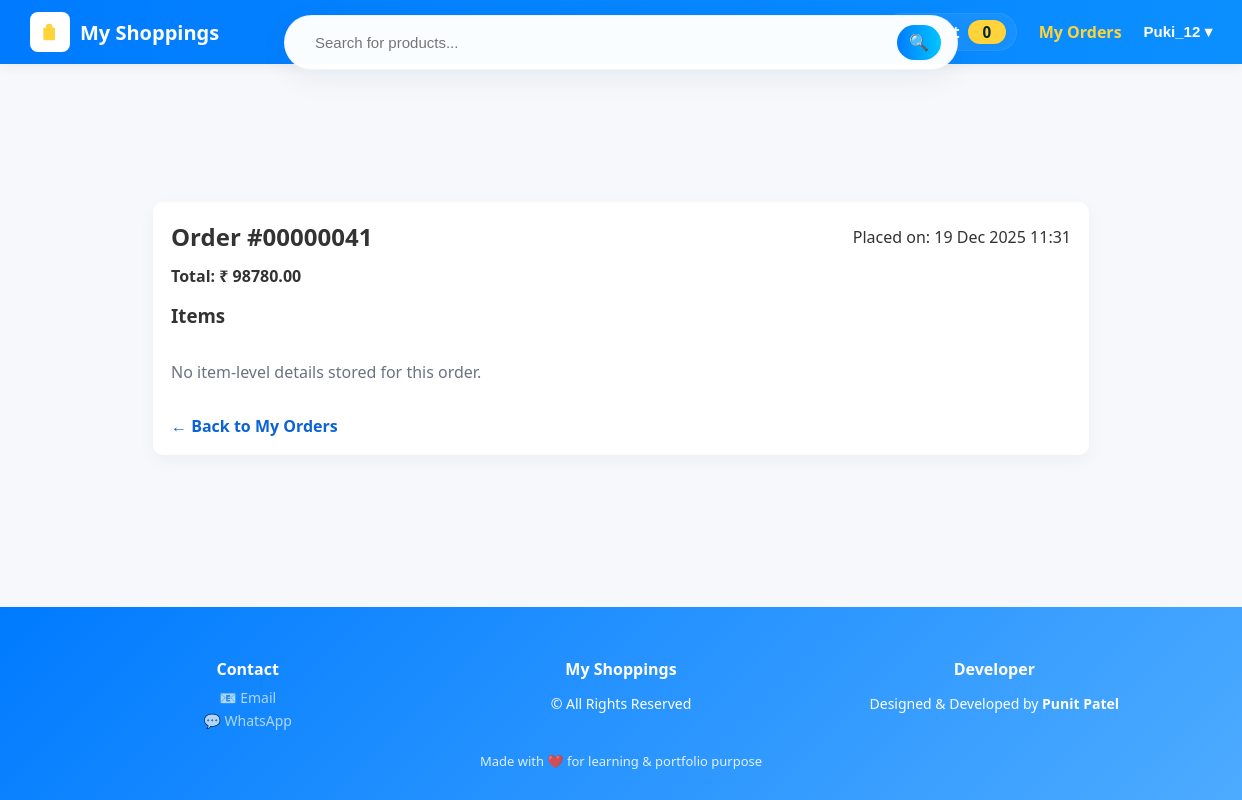
/shop/orders/41/ (signed in), run on the app's committed database.
### shop/models.py (models this page shows, shortened)
class Order(models.Model):
    STATUS_CHOICES = (
        ('created', 'Created'),
        ('paid', 'Paid'),
        ('failed', 'Failed'),
    )
    email = models.EmailField()
    total_amount = models.DecimalField(max_digits=10, decimal_places=2)
    created_at = models.DateTimeField(auto_now_add=True)
    razorpay_order_id = models.CharField(max_length=255, blank=True, null=True)
    razorpay_payment_id = models.CharField(max_length=255, blank=True, null=True)
    razorpay_signature = models.CharField(max_length=255, blank=True, null=True)
    status = models.CharField(max_length=20, choices=STATUS_CHOICES, default='created')

### shop/views.py (the view)
# urls.py: path('orders/<int:order_id>/', views.order_detail, name='order_detail'),
@login_required
def order_detail(request, order_id):
    order = get_object_or_404(Order, id=order_id)
    if order.email != request.user.email:
        return redirect("shop:my_orders")
    return render(request, "shop/order_detail.html", {"order": order})

### shop/cart.py (called while the page is built)
    def __len__(self):
        return sum(int(item["quantity"]) for item in self.cart.values())

### shop/context_processors.py (called while the page is built)
def cart_counts(request):
    try:
        cart = Cart(request)
        unique = len(cart.cart) if hasattr(cart, 'cart') else 0
        total_qty = len(cart)
    except Exception:
        unique = 0
        total_qty = 0
    return {
        "cart_unique_items": unique,
        "cart_total_qty": total_qty,
    }

### shop/templates/shop/order_detail.html (shortened to what this page needs)
{% extends "shop/base.html" %}
{% block content %}
<div class="order-detail">
  <div class="order-header">
    <h2>Order #{{ order.id|stringformat:"08d" }}</h2>
    <div>Placed on: {{ order.created_at|date:"d M Y H:i" }}</div>
  </div>
  <div style="margin-top:12px; font-weight:700;">Total: ₹ {{ order.total_amount }}</div>
  <div class="items-list">
    <h3 style="margin-top:16px;">Items</h3>
    <ul style="list-style:none; padding:0; margin:0;">
      {% if order.items.all %}
        {% for item in order.items.all %}
          <li class="item">
            {% if item.product and item.product.image_url %}
              <img src="{{ item.product.image_url }}" alt="{{ item.product.name }}">
            {% endif %}
            <div>
              <a href="{% url 'shop:product_detail' item.product.slug %}">{{ item.product.name }}</a>
              <div style="color:#64748b; font-weight:600;">₹ {{ item.price }} × {{ item.quantity }}</div>
            </div>
          </li>
        {% endfor %}
      {% else %}
        <li style="padding:14px 0; color:#6b7280;">No item-level details stored for this order.</li>
      {% endif %}
    </ul>
  </div>
  <div style="margin-top:18px;">
    <a href="{% url 'shop:my_orders' %}" style="text-decoration:none; color:#0b63d6; font-weight:700;">← Back to My Orders</a>
  </div>
</div>
{% endblock %}

### shop/templates/shop/base.html (shortened to what this page needs)
{% load static %}
<!doctype html>
<html lang="en">
<head>
  <link rel="stylesheet" href="{% static 'shop/css/style.css' %}">
</head>
<body data-initial-cart-count="{{ cart_unique_items|default:0 }}">
  <form class="floating-search" method="get" action="{% url 'shop:product_list' %}">
    <input type="text" name="q" value="{{ query }}" placeholder="Search for products...">
    <button type="submit" aria-label="Search">
      🔍
    </button>
  </form>
  <header>
    <a class="brand" href="{% url 'shop:product_list' %}">
      <span class="logo" aria-hidden="true">
        <svg viewBox="0 0 24 24" xmlns="http://www.w3.org/2000/svg" aria-hidden="true">
          <path d="M7 7V6a4 4 0 0 1 8 0v1h3v13a2 2 0 0 1-2 2H6a2 2 0 0 1-2-2V7h3zM9 7h6" fill="#ffd43b" />
        </svg>
      </span>
      <div>
        <div class="title">My Shoppings</div>
      </div>
    </a>
    <div style="display:flex; align-items:center; gap:12px;">
      <a href="{% url 'shop:cart_detail' %}" class="cart-badge" id="cartLink" aria-label="Cart">
        <span style="font-weight:700;color:#fff;margin-left:6px;">Cart</span>
        <span id="cartCountBadge" class="cart-count" aria-live="polite" aria-atomic="true">
          {{ cart_unique_items|default:0 }}
        </span>
      </a>
      <a href="{% url 'shop:my_orders' %}" style="color:#ffd43b; font-weight:600;">My Orders</a>
      <div class="account">
        {% if request.user.is_authenticated %}
        <button class="account-btn" id="accountBtn">{{ request.user.get_username }} ▾</button>
        {% else %}
        <a href="{% url 'shop:login' %}" style="color:#ffd43b; font-weight:600;">Login</a>
        <a href="{% url 'shop:signup' %}" style="color:#ffd43b; font-weight:600; margin-left:6px;">Signup</a>
        {% endif %}
      </div>
    </div>
  </header>
  <main>
    {% block content %}{% endblock %}
  </main>
  <footer>
    <div class="footer-container">
      <div class="footer-column">
        <h4>Contact</h4>
        <a href="mailto:punitp0170@gmail.com" target="_blank">📧 Email</a>
        <a href="https://wa.me/917048856947" target="_blank">💬 WhatsApp</a>
      </div>
      <div class="footer-column">
        <h4>My Shoppings</h4>
        <p>© {{ now|date:"Y" }} All Rights Reserved</p>
      </div>
      <div class="footer-column">
        <h4>Developer</h4>
        <p>Designed & Developed by <strong>Punit Patel</strong></p>
      </div>
    </div>
    <div class="footer-bottom">
      Made with ❤️ for learning & portfolio purpose
    </div>
  </footer>
</body>
</html>

### static/shop/css/style.css (style rules this page uses)
:root { --muted:#6b7280 }

### shop/templates/shop/base.html (style rules this page uses)
body { font-family: 'Segoe UI', Tahoma, Arial, sans-serif; margin: 0; background: #f6f8fb; color: #333; overflow-x: hidden; display: flex; flex-direction: column; min-height: 100vh; -webkit-font-smoothing: antialiased; -moz-osx-font-smoothing: grayscale; }
header { background: linear-gradient(90deg, #007BFF 0%, #0b8fff 100%); color: #fff; padding: 12px 20px; display: flex; justify-content: space-between; align-items: center; flex-wrap: wrap; position: relative; z-index: 2; box-shadow: 0 3px 10px rgba(6, 40, 84, 0.06); }
header .brand { display: flex; align-items: center; gap: 10px; text-decoration: none; color: #ffd43b; }
.brand .logo { width: 34px; height: 34px; border-radius: 8px; background: #fff; display: grid; place-items: center; padding: 3px; }
.brand .logo svg { width: 20px; height: 20px; fill: #0077d9; }
.brand .title { font-size: 20px; font-weight: 700; color: #fff; margin: 0; }
header a { color: #ffd43b; text-decoration: none; font-weight: 600; margin-left: 10px; }
.account { position: relative; display: inline-block; }
.account .account-btn { background: transparent; border: none; color: #fff; font-weight: 600; cursor: pointer; font-size: 15px; padding: 6px 10px; border-radius: 8px; }
.cart-badge { display: inline-flex; align-items: center; gap: 8px; background: rgba(255, 255, 255, 0.06); padding: 6px 10px; border-radius: 999px; color: #fff; font-weight: 600; text-decoration: none; border: 1px solid rgba(255, 255, 255, 0.06); }
.cart-count { background: #ffd43b; color: #07263a; font-weight: 800; padding: 2px 8px; border-radius: 999px; font-size: 0.95rem; min-width: 22px; text-align: center; display: inline-block; box-shadow: 0 2px 6px rgba(8, 30, 60, 0.06); }
.floating-search { position: fixed; top: 15px; left: 50%; transform: translateX(-50%); z-index: 1000; background: rgba(255, 255, 255, 0.98); border-radius: 30px; box-shadow: 0 8px 30px rgba(6, 40, 84, 0.06); padding: 8px 16px; display: flex; align-items: center; gap: 10px; width: 86%; max-width: 640px; border: 1px solid rgba(10, 40, 100, 0.05); }
.floating-search input[type="text"] { flex: 1; padding: 10px 14px; border: none; outline: none; background: transparent; font-size: 15px; color: #333; }
.floating-search button { background: linear-gradient(90deg, #007BFF, #00C6FF); border: none; color: white; padding: 8px 12px; border-radius: 999px; cursor: pointer; font-size: 16px; }
main { flex: 1; max-width: 1200px; margin: 110px auto 24px auto; padding: 0 16px; width: 100%; }
footer { background: linear-gradient(135deg, #007BFF, #4dabff); color: #fff; padding: 30px 10px; font-size: 14px; margin-top: auto; }
.footer-container { display: flex; justify-content: space-between; flex-wrap: wrap; max-width: 1100px; margin: auto; text-align: center; gap: 20px; }
.footer-column { flex: 1; min-width: 200px; }
.footer-column h4 { margin-bottom: 8px; font-size: 16px; font-weight: bold; color: #fff; }
.footer-column a { color: #fffa; text-decoration: none; display: block; margin: 4px 0; font-size: 14px; }
.footer-bottom { text-align: center; margin-top: 18px; font-size: 13px; opacity: 0.85; }

### shop/templates/shop/order_detail.html (style rules this page uses)
.order-detail { max-width: 900px; margin: 28px auto; background: #fff; padding: 18px; border-radius: 10px; box-shadow: 0 6px 18px rgba(18,38,63,0.04); }
.order-header { display:flex; justify-content:space-between; align-items:center; gap:12px; }
.order-header h2 { margin:0; }
.items-list { margin-top:14px; }

### data on the page
Order: id "00000041", created_at "19 Dec 2025 11:31", total_amount "98780.00"

### other printed values
{{ cart_unique_items|default:0 }} "0"
{{ request.user.get_username }} "Puki_12"
